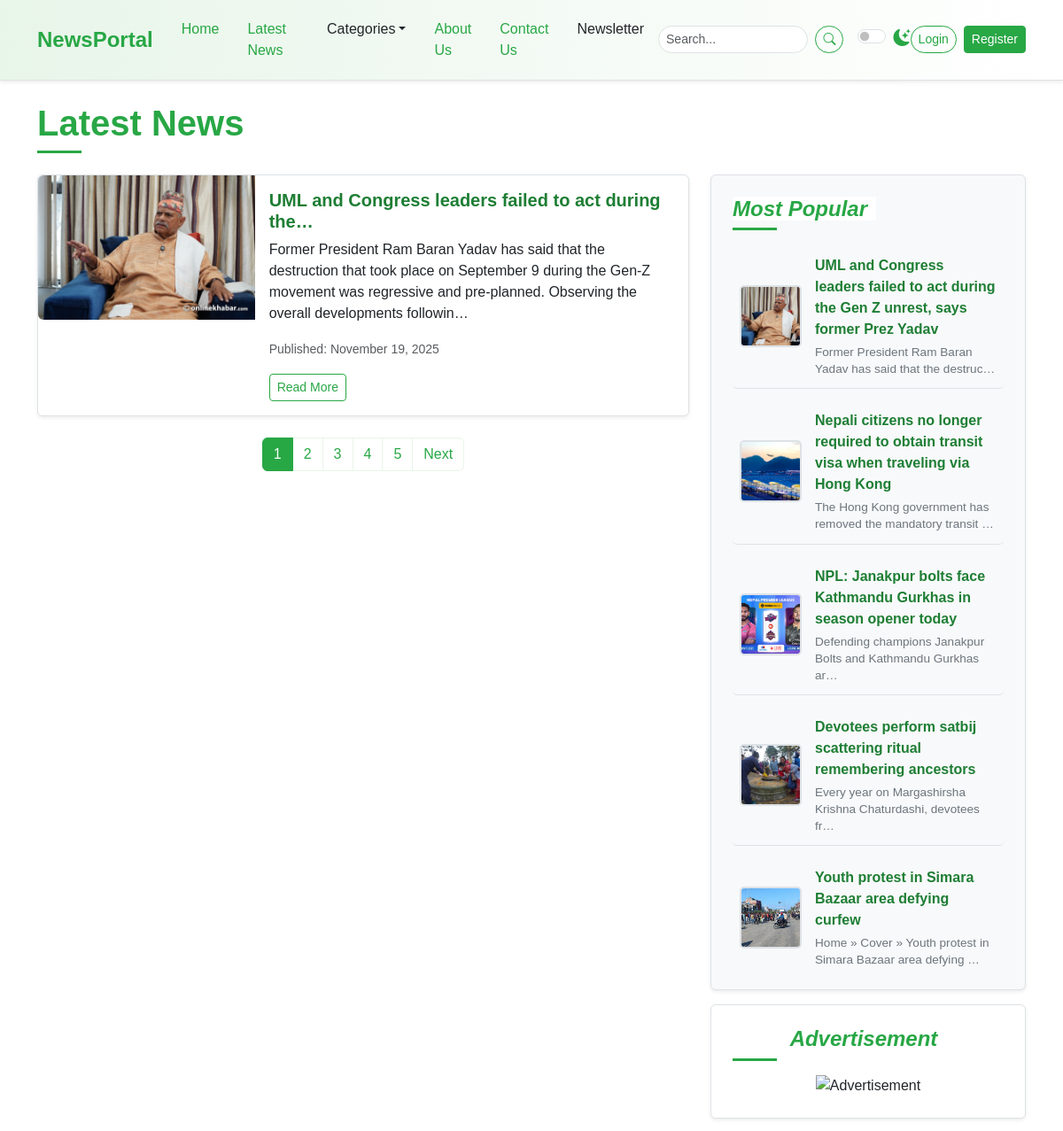
The app's page /post-list/ (upper part), older data.
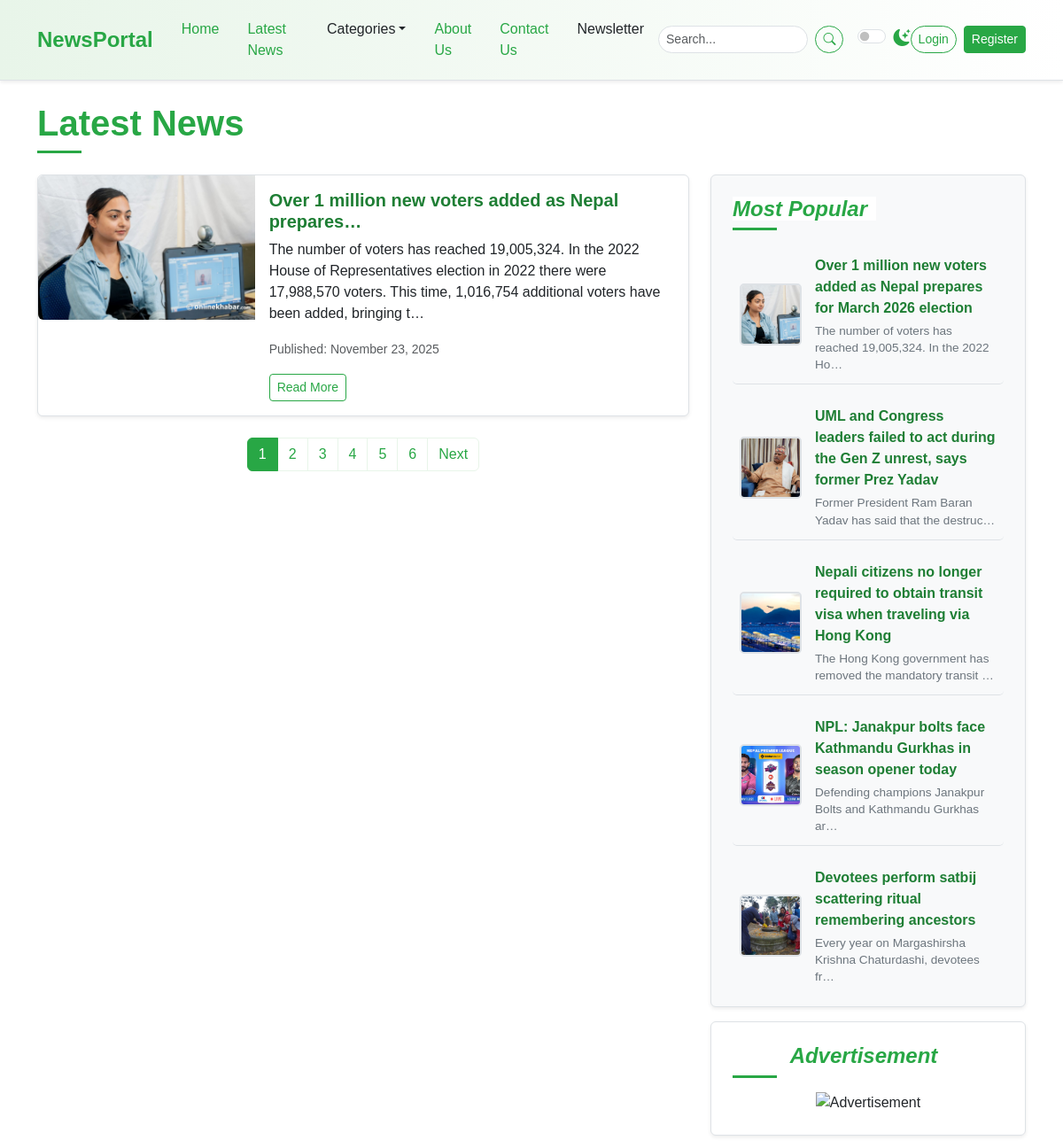
The same page, newer data.
### newspaper/models.py (models this page shows, shortened)
class TimeStampedModel(models.Model):
    created_at = models.DateTimeField(auto_now_add=True)
    updated_at = models.DateTimeField(auto_now=True)
    class Meta:
        abstract = True # Don't create a table in DB

class Post(TimeStampedModel):
    STATUS_CHOICES = [
        ("active", "Active"),
        ("in-active", "Inactive"),
    ]
    title = models.CharField(max_length=200)
    content = models.TextField()
    featured_image = models.ImageField(upload_to="post_images/%Y/%m/%d/", blank=True)
    author = models.ForeignKey("auth.User", on_delete=models.CASCADE)
    status = models.CharField(max_length = 20, choices = STATUS_CHOICES, default="active")
    views_count = models.PositiveIntegerField(default=0)
    is_breaking_news = models.BooleanField(default=False)
    published_at = models.DateTimeField(null=True, blank=True)
    category = models.ForeignKey(Category, on_delete=models.CASCADE)
    tag = models.ManyToManyField(Tag)

### newspaper/views.py (the view)
# urls.py: path("post-list/", views.PostListView.as_view(), name="post-list"),
class PostListView(SidebarMixin,ListView):
    model = Post
    template_name = "newsportal/list/list.html"
    context_object_name = "posts"
    paginate_by = 1
    def get_queryset(self):
        return Post.objects.filter(
            published_at__isnull=False,
            status="active"
        ).order_by("-published_at")

### newspaper/nav.py (called while the page is built)
def navigation(request):
    categories = Category.objects.all()[:4]
    return {"categories": categories}

### newspaper/views.py (called while the page is built)
     def get_context_data(self, **kwargs):
        context = super().get_context_data(**kwargs)
        context["popular_posts"] = Post.objects.filter(
            published_at__isnull=False,
            status="active"
        ).order_by("-published_at")[:5]
        context["advertisements"] = (
            Advertisement.objects.all().order_by("-created_at").first()
        )
        return context

### templates/newsportal/list/list.html (shortened to what this page needs)
{% extends "newsportal/base.html" %}
{% block content %}
<div class="container mt-4">
    <h1 class="mb-4 section-title">
        <span>Latest News</span>
    </h1>
    <div class="row">
        <div class="col-lg-8">
            {% include "newsportal/list/left/post_list.html" %}
            {% include "newsportal/list/left/pagination.html" %}
        </div>
        <div class="col-lg-4">
            <div class="position-sticky sticky-sidebar-offset">
                {% include "newsportal/home/right/most_popular.html" %}
                {% include "newsportal/home/right/advertisement.html" %}
            </div>
        </div>
    </div>
</div>
{% endblock content %}

### templates/newsportal/list/left/post_list.html
{% for post in posts %}
    <div class="card mb-4 shadow-sm news-list-item">
        <div class="row g-0">
            <div class="col-md-4">
                <img src="{{ post.featured_image.url }}" width="300" height="200" class="img-fluid rounded-start"
                    alt="News 1" />
            </div>
            <div class="col-md-8">
                <div class="card-body">
                    <h5 class="card-title">{{ post.title|truncatechars:50 }}</h5>
                    <p class="card-text">{{ post.content|striptags|truncatechars:200}}</p>
                    <p class="card-text">
                        <small class="text-muted">Published: {{ post.published_at|date:"F j, Y" }}</small>
                    </p>
                    <a href="article.html" class="btn btn-outline-success btn-sm">Read More</a>
                </div>
            </div>
        </div>
    </div>
{% endfor %}

### templates/newsportal/home/right/most_popular.html
        <div class="p-4 mb-3 bg-light rounded sidebar-widget shadow-sm">
          <h4 class="fst-italic section-title">
            <span>Most Popular</span>
          </h4>
          <ul class="list-unstyled mb-0 popular-list">
            {% for post in popular_posts %}
              <li>
                <img src="{{ post.featured_image.url }}" alt="{{ post.title }}" />
                <div>
                  <a href="article.html" class="popular-title-link">{{ post.title }}</a>
                  <p class="popular-description">{{ post.content|truncatechars:60 }}</p>
                </div>
              </li>
            {% endfor %}
          </ul>
        </div>

Row changes from the older to the newer data that the page shows:
no longer on one of the page's lists (row unchanged): Post: title "UML and Congress leaders failed to act during the…", content "Former President Ram Baran Yadav has said that the destruction that took place on September 9 during the Gen-Z movement was regressive and pre-planned. Observing the overall developments followin…", published_at "November 19, 2025"
no longer on this page (row unchanged): Post: featured_image (picture), title "Youth protest in Simara Bazaar area defying curfew", content "Home » Cover » Youth protest in Simara Bazaar area defying …", shown under "Most Popular"
added Post: featured_image (picture), title "Over 1 million new voters added as Nepal prepares…", content "The number of voters has reached 19,005,324. In the 2022 House of Representatives election in 2022 there were 17,988,570 voters. This time, 1,016,754 additional voters have been added, bringing t…", published_at "November 23, 2025", title "Over 1 million new voters added as Nepal prepares for March 2026 election", content "The number of voters has reached 19,005,324. In the 2022 Ho…"
Text that changed along with them:
new list line: "6"
